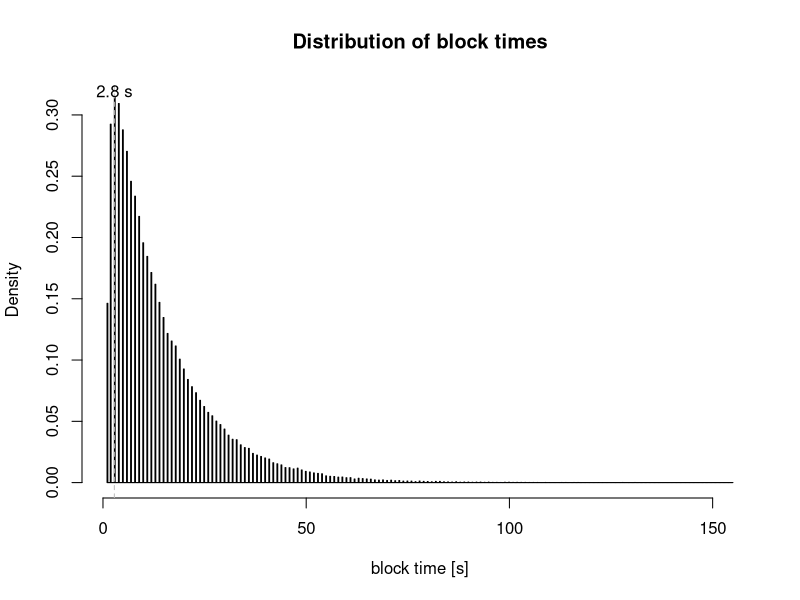

Write the R code that produced this figure.
timestampsHomestead = as.matrix(read.csv(file = "blocktimes.csv"))
blocktimes= data.frame(day=as.Date(as.POSIXct(timestampsHomestead[-1,], origin="1970-01-01")), blocktime=diff(timestampsHomestead))
blocktimes= setNames(blocktimes, c("day","blocktime"))
summary(blocktimes$blocktime)
quantile(blocktimes$blocktime, c(.9,.95,.99))
numberOfDays= length(unique(blocktimes$day));
dh=hist(blocktimes$blocktime, breaks=numberOfDays*24, main = "Distribution of block times", xlab = "block time [s]", freq = FALSE, col="blue")

abline(v=dh$breaks[10], col="grey", lty=2)
text(x=dh$breaks[10], y=dh$density[10]+.005, paste(dh$breaks[10],"s"))
#plot(ecdf(blocktimes$blocktime),  main = "CDF of blocktimes", xlab = "block time [s]", ylab="cumulative density")
